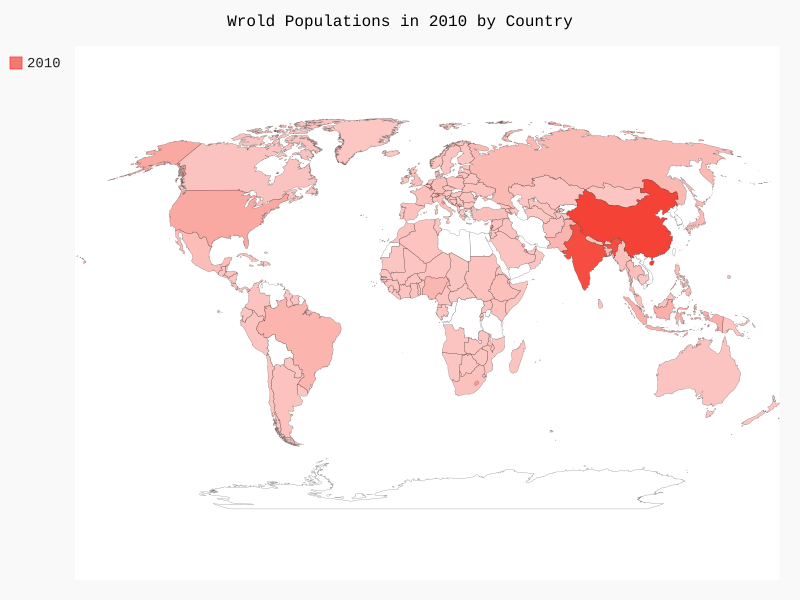

This chart was generated by the following Python code:
#-*- coding: utf-8 -*-
# 世界人口
import json
#导入国别码转换模块
from country_codes import get_country_code
# 将数据加载到一个列表中
file_name = "population_data.json"
with open(file_name) as fobj:
    pop_data = json.load(fobj) #读取json数据文件中的数据
# 创建一个包含人口数量的字典
cc_populations ={}
for pop_dict in pop_data:
    if pop_dict['Year'] == '2010':
        country_name = pop_dict['Country Name']
        country_code = pop_dict['Country Code']
        country_pop = int(float(pop_dict['Value']))
        country_code_pygal = get_country_code(country_name) #根据国家名,返回pygal中对应的两位国别码
        if country_code_pygal:
            # print(country_code_pygal +":"+country_name+":" + str(country_pop))
            cc_populations[country_code_pygal] = country_pop  # 将国家代码和人口存入词典
        else:
            print("ERROR -" + country_name)
# 绘制世界人口地图
# 导入世界地图包
import pygal.maps.world
wm = pygal.maps.world.World()
wm.title = "Wrold Populations in 2010 by Country"
wm.add("2010",cc_populations)
wm.render_to_file("world_pop.svg")
